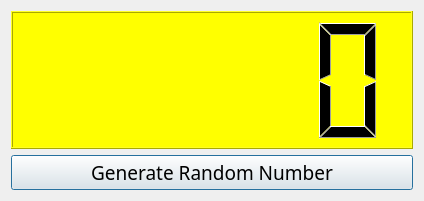
<?xml version="1.0" encoding="UTF-8"?>
<ui version="4.0">
 <class>Dialog</class>
 <widget class="QDialog" name="Dialog">
  <property name="geometry">
   <rect>
    <x>0</x>
    <y>0</y>
    <width>424</width>
    <height>201</height>
   </rect>
  </property>
  <property name="windowTitle">
   <string>Dialog</string>
  </property>
  <layout class="QVBoxLayout" name="verticalLayout_2">
   <item>
    <layout class="QVBoxLayout" name="verticalLayout">
     <item>
      <widget class="QLCDNumber" name="lcdNumber">
       <property name="styleSheet">
        <string notr="true">QLCDNumber {

background:yellow

}</string>
       </property>
      </widget>
     </item>
     <item>
      <widget class="QPushButton" name="pushButton">
       <property name="font">
        <font>
         <family>Segoe Print</family>
         <pointsize>14</pointsize>
        </font>
       </property>
       <property name="text">
        <string>Generate Random Number</string>
       </property>
      </widget>
     </item>
    </layout>
   </item>
  </layout>
 </widget>
 <resources/>
 <connections/>
</ui>
